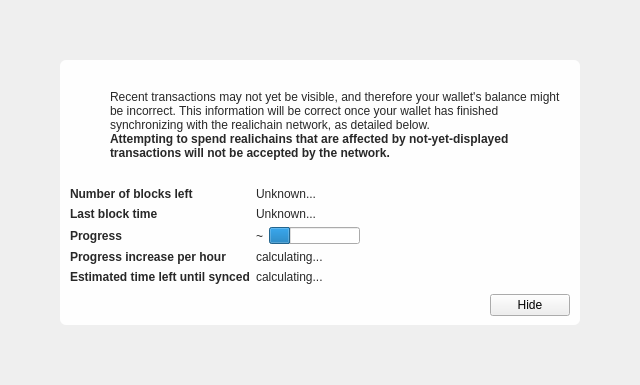
<?xml version="1.0" encoding="UTF-8"?>
<ui version="4.0">
 <class>ModalOverlay</class>
 <widget class="ModalOverlay" name="ModalOverlay">
  <property name="geometry">
   <rect>
    <x>0</x>
    <y>0</y>
    <width>640</width>
    <height>385</height>
   </rect>
  </property>
  <property name="windowTitle">
   <string>Form</string>
  </property>
  <layout class="QVBoxLayout" name="verticalLayout" stretch="0">
   <property name="sizeConstraint">
    <enum>QLayout::SetDefaultConstraint</enum>
   </property>
   <property name="leftMargin">
    <number>0</number>
   </property>
   <property name="topMargin">
    <number>0</number>
   </property>
   <property name="rightMargin">
    <number>0</number>
   </property>
   <property name="bottomMargin">
    <number>0</number>
   </property>
   <item>
    <widget class="QWidget" name="bgWidget" native="true">
     <property name="styleSheet">
      <string notr="true"/>
     </property>
     <layout class="QVBoxLayout" name="verticalLayoutMain" stretch="1">
      <property name="leftMargin">
       <number>60</number>
      </property>
      <property name="topMargin">
       <number>60</number>
      </property>
      <property name="rightMargin">
       <number>60</number>
      </property>
      <property name="bottomMargin">
       <number>60</number>
      </property>
      <item>
       <widget class="QWidget" name="contentWidget" native="true">
        <property name="styleSheet">
         <string notr="true">#contentWidget { background: rgba(255,255,255,240); border-radius: 6px; }

QLabel { color: rgb(40,40,40);  }</string>
        </property>
        <layout class="QVBoxLayout" name="verticalLayoutSub" stretch="1,0,0,0">
         <property name="spacing">
          <number>0</number>
         </property>
         <property name="leftMargin">
          <number>10</number>
         </property>
         <property name="topMargin">
          <number>10</number>
         </property>
         <property name="rightMargin">
          <number>10</number>
         </property>
         <property name="bottomMargin">
          <number>10</number>
         </property>
         <item>
          <layout class="QHBoxLayout" name="horizontalLayoutIconText" stretch="0,1">
           <property name="topMargin">
            <number>20</number>
           </property>
           <item>
            <layout class="QVBoxLayout" name="verticalLayoutIcon">
             <property name="leftMargin">
              <number>0</number>
             </property>
             <item>
              <widget class="QPushButton" name="warningIcon">
               <property name="enabled">
                <bool>false</bool>
               </property>
               <property name="text">
                <string/>
               </property>
               <property name="icon">
                <iconset>
                 <normaloff>:/icons/warning</normaloff>
                 <disabledoff>:/icons/warning</disabledoff>:/icons/warning</iconset>
               </property>
               <property name="iconSize">
                <size>
                 <width>48</width>
                 <height>48</height>
                </size>
               </property>
               <property name="flat">
                <bool>true</bool>
               </property>
              </widget>
             </item>
             <item>
              <spacer name="verticalSpacerWarningIcon">
               <property name="orientation">
                <enum>Qt::Vertical</enum>
               </property>
               <property name="sizeHint" stdset="0">
                <size>
                 <width>20</width>
                 <height>40</height>
                </size>
               </property>
              </spacer>
             </item>
            </layout>
           </item>
           <item>
            <layout class="QVBoxLayout" name="verticalLayoutInfoText">
             <property name="leftMargin">
              <number>0</number>
             </property>
             <property name="topMargin">
              <number>0</number>
             </property>
             <item>
              <widget class="QLabel" name="infoText">
               <property name="text">
                <string>Recent transactions may not yet be visible, and therefore your wallet's balance might be incorrect. This information will be correct once your wallet has finished synchronizing with the realichain network, as detailed below.</string>
               </property>
               <property name="textFormat">
                <enum>Qt::RichText</enum>
               </property>
               <property name="wordWrap">
                <bool>true</bool>
               </property>
              </widget>
             </item>
             <item>
              <widget class="QLabel" name="infoTextStrong">
               <property name="font">
                <font>
                 <weight>75</weight>
                 <bold>true</bold>
                </font>
               </property>
               <property name="text">
                <string>Attempting to spend realichains that are affected by not-yet-displayed transactions will not be accepted by the network.</string>
               </property>
               <property name="textFormat">
                <enum>Qt::RichText</enum>
               </property>
               <property name="wordWrap">
                <bool>true</bool>
               </property>
              </widget>
             </item>
             <item>
              <spacer name="verticalSpacerInTextSpace">
               <property name="orientation">
                <enum>Qt::Vertical</enum>
               </property>
               <property name="sizeHint" stdset="0">
                <size>
                 <width>20</width>
                 <height>40</height>
                </size>
               </property>
              </spacer>
             </item>
            </layout>
           </item>
          </layout>
         </item>
         <item>
          <spacer name="verticalSpacerAfterText">
           <property name="orientation">
            <enum>Qt::Vertical</enum>
           </property>
           <property name="sizeHint" stdset="0">
            <size>
             <width>20</width>
             <height>40</height>
            </size>
           </property>
          </spacer>
         </item>
         <item>
          <layout class="QFormLayout" name="formLayout">
           <property name="fieldGrowthPolicy">
            <enum>QFormLayout::FieldsStayAtSizeHint</enum>
           </property>
           <property name="horizontalSpacing">
            <number>6</number>
           </property>
           <property name="verticalSpacing">
            <number>6</number>
           </property>
           <property name="topMargin">
            <number>10</number>
           </property>
           <item row="0" column="0">
            <widget class="QLabel" name="labelNumberOfBlocksLeft">
             <property name="font">
              <font>
               <weight>75</weight>
               <bold>true</bold>
              </font>
             </property>
             <property name="text">
              <string>Number of blocks left</string>
             </property>
            </widget>
           </item>
           <item row="0" column="1">
            <widget class="QLabel" name="numberOfBlocksLeft">
             <property name="text">
              <string>Unknown...</string>
             </property>
            </widget>
           </item>
           <item row="1" column="0">
            <widget class="QLabel" name="labelLastBlockTime">
             <property name="font">
              <font>
               <weight>75</weight>
               <bold>true</bold>
              </font>
             </property>
             <property name="text">
              <string>Last block time</string>
             </property>
            </widget>
           </item>
           <item row="1" column="1">
            <widget class="QLabel" name="newestBlockDate">
             <property name="sizePolicy">
              <sizepolicy hsizetype="Maximum" vsizetype="Preferred">
               <horstretch>0</horstretch>
               <verstretch>0</verstretch>
              </sizepolicy>
             </property>
             <property name="text">
              <string>Unknown...</string>
             </property>
            </widget>
           </item>
           <item row="2" column="0">
            <widget class="QLabel" name="labelSyncDone">
             <property name="font">
              <font>
               <weight>75</weight>
               <bold>true</bold>
              </font>
             </property>
             <property name="text">
              <string>Progress</string>
             </property>
            </widget>
           </item>
           <item row="2" column="1">
            <layout class="QHBoxLayout" name="horizontalLayoutSync" stretch="0,1">
             <item>
              <widget class="QLabel" name="percentageProgress">
               <property name="text">
                <string notr="true">~</string>
               </property>
              </widget>
             </item>
             <item>
              <widget class="QProgressBar" name="progressBar">
               <property name="value">
                <number>24</number>
               </property>
               <property name="format">
                <string/>
               </property>
              </widget>
             </item>
            </layout>
           </item>
           <item row="4" column="0">
            <widget class="QLabel" name="labelProgressIncrease">
             <property name="font">
              <font>
               <weight>75</weight>
               <bold>true</bold>
              </font>
             </property>
             <property name="text">
              <string>Progress increase per hour</string>
             </property>
            </widget>
           </item>
           <item row="4" column="1">
            <widget class="QLabel" name="progressIncreasePerH">
             <property name="text">
              <string>calculating...</string>
             </property>
            </widget>
           </item>
           <item row="5" column="0">
            <widget class="QLabel" name="labelEstimatedTimeLeft">
             <property name="font">
              <font>
               <weight>75</weight>
               <bold>true</bold>
              </font>
             </property>
             <property name="text">
              <string>Estimated time left until synced</string>
             </property>
            </widget>
           </item>
           <item row="5" column="1">
            <widget class="QLabel" name="expectedTimeLeft">
             <property name="text">
              <string>calculating...</string>
             </property>
            </widget>
           </item>
          </layout>
         </item>
         <item>
          <layout class="QHBoxLayout" name="horizontalLayoutButtons">
           <property name="leftMargin">
            <number>10</number>
           </property>
           <property name="topMargin">
            <number>10</number>
           </property>
           <item>
            <spacer name="horizontalSpacer">
             <property name="orientation">
              <enum>Qt::Horizontal</enum>
             </property>
             <property name="sizeHint" stdset="0">
              <size>
               <width>40</width>
               <height>20</height>
              </size>
             </property>
            </spacer>
           </item>
           <item>
            <widget class="QPushButton" name="closeButton">
             <property name="text">
              <string>Hide</string>
             </property>
            </widget>
           </item>
          </layout>
         </item>
        </layout>
       </widget>
      </item>
     </layout>
    </widget>
   </item>
  </layout>
 </widget>
 <customwidgets>
  <customwidget>
   <class>ModalOverlay</class>
   <extends>QWidget</extends>
   <header>modaloverlay.h</header>
   <container>1</container>
  </customwidget>
 </customwidgets>
 <resources/>
 <connections/>
</ui>
